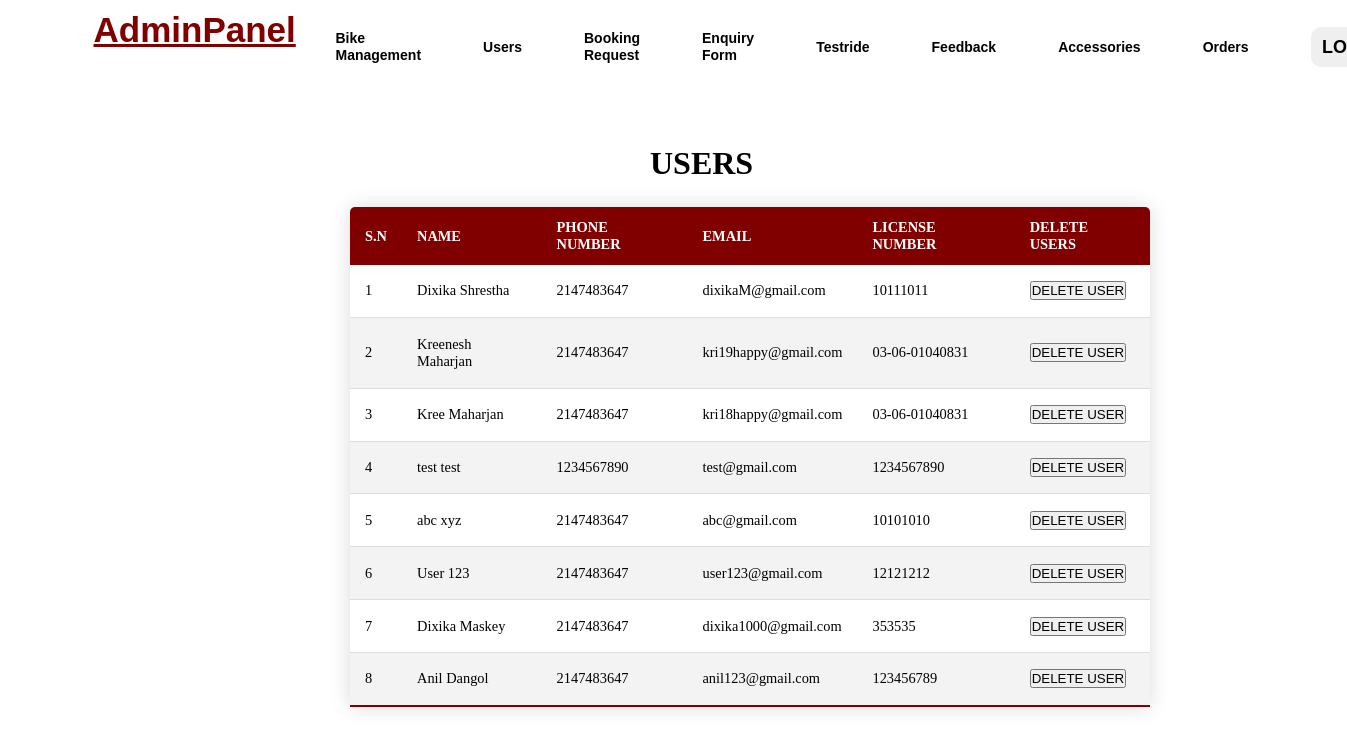
The page /admin/adminusers.php (signed in) on the database its author committed.
### tables this page shows
CREATE TABLE `jawauser` (
  `id` int(10) UNSIGNED NOT NULL,
  `FName` varchar(255) NOT NULL,
  `LName` varchar(255) NOT NULL,
  `Phone` int(11) NOT NULL,
  `Email` varchar(255) NOT NULL,
  `LicenceNo` varchar(255) NOT NULL,
  `Password` varchar(255) NOT NULL
);

### admin/adminusers.php (the view, shortened to what this page needs)
<!DOCTYPE html>
<html lang="en">
<head>
</head>
<body>
    <?php
require_once('../config/constant.php');
$query="select * from jawauser ORDER BY id DESC";
$queryy=mysqli_query($conn,$query);
?>
    <div class="background">
        <div class="navbar">
            <div class="icon">
                <h2 class="logo"><a href="admin_menu.php" style="color: maroon;">AdminPanel</a></h2>
            </div>
            <div class="menu">
                <?php include("menu.php");?>
            </div>
        </div>
        <div>
            <h1 class="header">USERS</h1>
            <div>
                <div>
                    <table class="content-table">
                        <thead>
                            <tr>
                                <th>S.N</th>
                                <th>NAME</th>
                                <th>PHONE NUMBER</th>
                                <th>EMAIL</th>
                                <th>LICENSE NUMBER</th>
                                <th>DELETE USERS</th>
                            </tr>
                        </thead>
                        <tbody>
                            <?php
                $sn=1;
                while($res=mysqli_fetch_array($queryy)){
                ?>
                            <tr class="active-row">
                                <td><?php echo $sn++; ?></td>
                                <td><?php echo $res['FName']."  ".$res['LName'];?></php>
                                </td>
                                <td><?php echo $res['Phone'];?></php>
                                </td>
                                <td><?php echo $res['Email'];?></php>
                                </td>
                                <td><?php echo $res['LicenceNo'];?></php>
                                </td>
                                <td><button type="submit" class="but" name="approve"><a
                                            href="deleteuser.php?id=<?php echo $res['Email']?>">DELETE USER</a></button>
                                </td>
                            </tr>
                            <?php } ?>
                        </tbody>
                    </table>
                </div>
            </div>
        </div>
</body>
</html>

### admin/adminusers.php (style rules this page uses)
* { margin: 0; padding: 0; }
.background { width: 100%; background-position: center; background-size: cover; height: 109vh; animation: infiniteScrollBg 50s linear infinite; }
.navbar { width: 1200px; height: 75px; margin: auto; }
.icon { width: 200px; float: left; height: 70px; }
.logo { color: maroon; font-size: 35px; font-family: Arial; padding-left: 20px; float: left; padding-top: 10px; }
.menu { width: 400px; float: left; height: 70px; }
.content-table { border-collapse: collapse; font-size: 0.9em; min-width: 400px; border-radius: 5px 5px 0 0; overflow: hidden; box-shadow: 0 0 20px rgba(0, 0, 0, 0.15); margin-left: 350px; margin-top: 25px; width: 800px; height: 500px; }
.content-table thead tr { background-color: maroon; color: white; text-align: left; }
.content-table th, .content-table td { padding: 12px 15px; }
.content-table tbody tr { border-bottom: 1px solid #dddddd; }
.content-table tbody tr:nth-of-type(even) { background-color: #f3f3f3; }
.content-table tbody tr:last-of-type { border-bottom: 2px solid maroon; }
.header { margin-top: 70px; margin-left: 650px; }
.but a { text-decoration: none; color: black; }

### rows shown on the page
jawauser: FName "Dixika", LName "Shrestha", Phone "2147483647", Email "dixikaM@gmail.com", LicenceNo "10111011"
jawauser: FName "Kreenesh", LName "Maharjan", Phone "2147483647", Email "kri19happy@gmail.com", LicenceNo "03-06-01040831"
jawauser: FName "Kree", LName "Maharjan", Phone "2147483647", Email "kri18happy@gmail.com", LicenceNo "03-06-01040831"
jawauser: FName "test", LName "test", Phone "1234567890", Email "test@gmail.com", LicenceNo "1234567890"
jawauser: FName "abc", LName "xyz", Phone "2147483647", Email "abc@gmail.com", LicenceNo "10101010"
jawauser: FName "User", LName "123", Phone "2147483647", Email "user123@gmail.com", LicenceNo "12121212"
jawauser: FName "Dixika", LName "Maskey", Phone "2147483647", Email "dixika1000@gmail.com", LicenceNo "353535"
jawauser: FName "Anil", LName "Dangol", Phone "2147483647", Email "anil123@gmail.com", LicenceNo "123456789"
